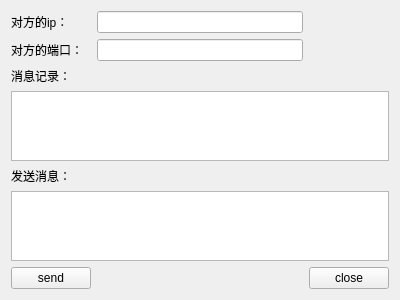
<?xml version="1.0" encoding="UTF-8"?>
<ui version="4.0">
 <class>Widget</class>
 <widget class="QWidget" name="Widget">
  <property name="geometry">
   <rect>
    <x>0</x>
    <y>0</y>
    <width>400</width>
    <height>300</height>
   </rect>
  </property>
  <property name="windowTitle">
   <string>Widget</string>
  </property>
  <layout class="QGridLayout" name="gridLayout">
   <item row="0" column="0">
    <widget class="QLabel" name="label">
     <property name="text">
      <string>对方的ip：</string>
     </property>
    </widget>
   </item>
   <item row="0" column="1">
    <widget class="QLineEdit" name="lineEditIP"/>
   </item>
   <item row="1" column="0">
    <widget class="QLabel" name="label_2">
     <property name="text">
      <string>对方的端口：</string>
     </property>
    </widget>
   </item>
   <item row="1" column="1">
    <widget class="QLineEdit" name="lineEditPort"/>
   </item>
   <item row="2" column="0">
    <widget class="QLabel" name="label_3">
     <property name="text">
      <string>消息记录：</string>
     </property>
    </widget>
   </item>
   <item row="3" column="0" colspan="3">
    <widget class="QTextBrowser" name="textEditMsg">
     <property name="readOnly">
      <bool>true</bool>
     </property>
    </widget>
   </item>
   <item row="4" column="0">
    <widget class="QLabel" name="label_4">
     <property name="text">
      <string>发送消息：</string>
     </property>
    </widget>
   </item>
   <item row="5" column="0" colspan="3">
    <widget class="QTextBrowser" name="textEdit">
     <property name="readOnly">
      <bool>false</bool>
     </property>
    </widget>
   </item>
   <item row="6" column="0">
    <widget class="QPushButton" name="buttonSend">
     <property name="text">
      <string>send</string>
     </property>
    </widget>
   </item>
   <item row="6" column="1">
    <spacer name="horizontalSpacer">
     <property name="orientation">
      <enum>Qt::Horizontal</enum>
     </property>
     <property name="sizeHint" stdset="0">
      <size>
       <width>40</width>
       <height>20</height>
      </size>
     </property>
    </spacer>
   </item>
   <item row="6" column="2">
    <widget class="QPushButton" name="buttonClose">
     <property name="text">
      <string>close</string>
     </property>
    </widget>
   </item>
  </layout>
 </widget>
 <layoutdefault spacing="6" margin="11"/>
 <resources/>
 <connections/>
</ui>
